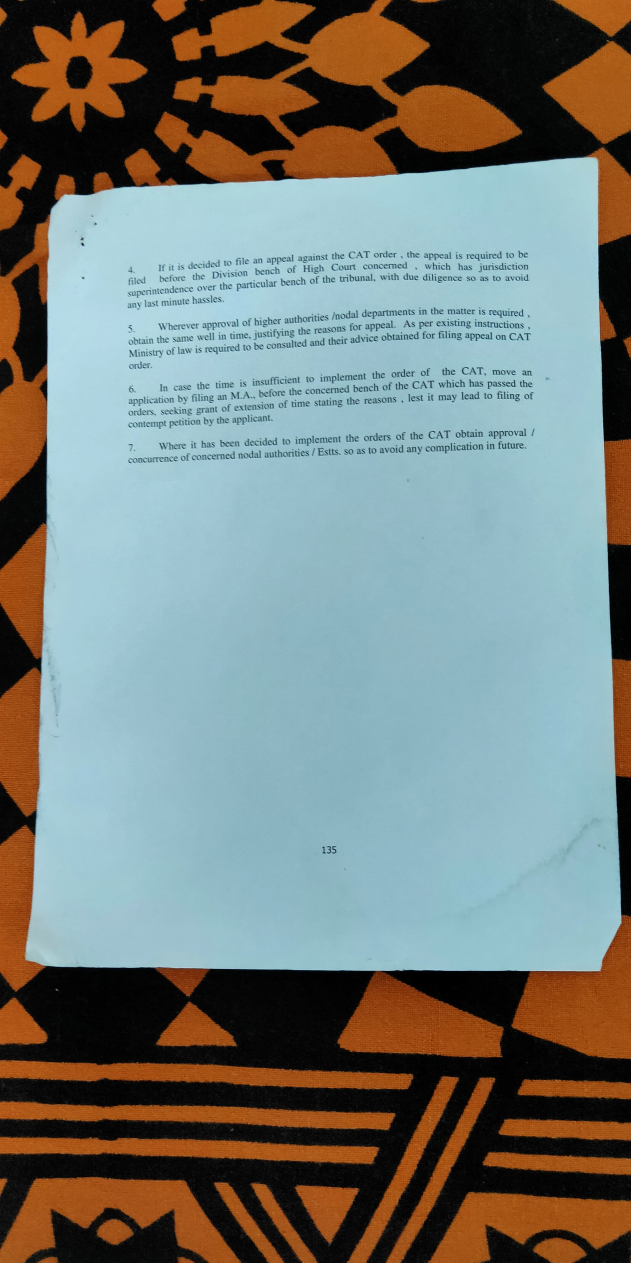
#> input picture OCR/IMG1.jpg, 1891 x 3788 px (shown at 1/3 size)
$ python scan_OCR.py --image IMG1.jpg
#> lines starting #> are read from the running program, lines starting #| are printed output that depends on the picture; after the words box and inside, x2 and y2 are one past the last pixel; in counts of white or black regions, pixels touching at a corner belong together
from imutils.perspective import four_point_transform
import pytesseract
import argparse
import imutils
import cv2
import re

ap = argparse.ArgumentParser()
ap.add_argument("-i", "--image", required=True,
	help="path to input receipt image")
ap.add_argument("-d", "--debug", type=int, default=-1,
	help="whether or not we are visualizing each step of the pipeline")
args = vars(ap.parse_args())

orig = cv2.imread(args["image"])
#> orig is the input picture: shape (3788, 1891, 3); mean B, G, R 120.7, 126.1, 119.5
image = orig.copy()
image = imutils.resize(image, width=500)
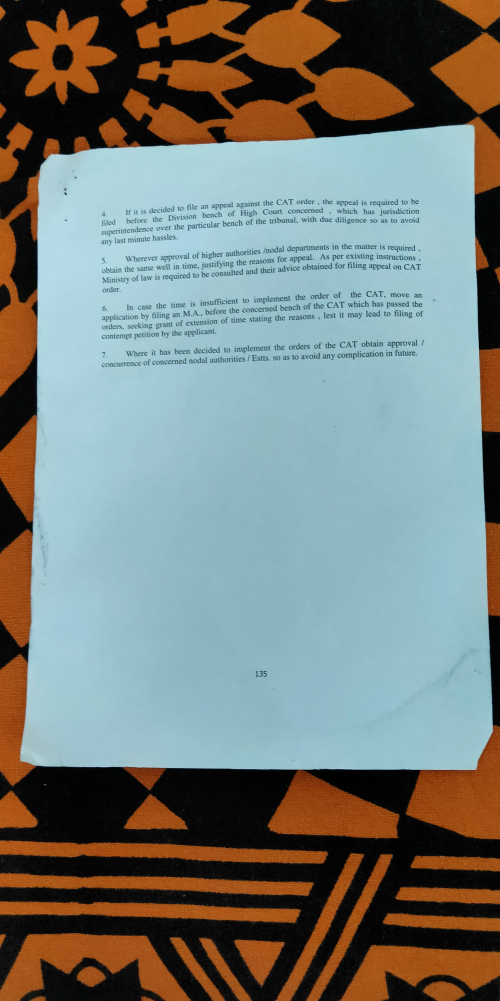
#> image: shape (1001, 500, 3); mean B, G, R 120.7, 126.1, 119.5
ratio = orig.shape[1] / float(image.shape[1])
#> ratio = 3.78

gray = cv2.cvtColor(image, cv2.COLOR_BGR2GRAY)
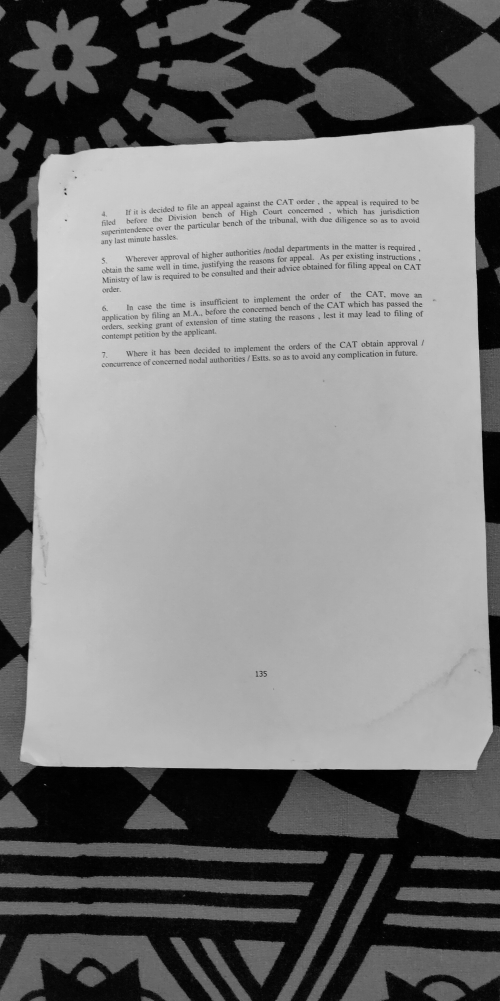
#> gray: shape (1001, 500); min 0, max 213, mean 123.5
blurred = cv2.GaussianBlur(gray, (5, 5,), 0)
edged = cv2.Canny(blurred, 75, 200)
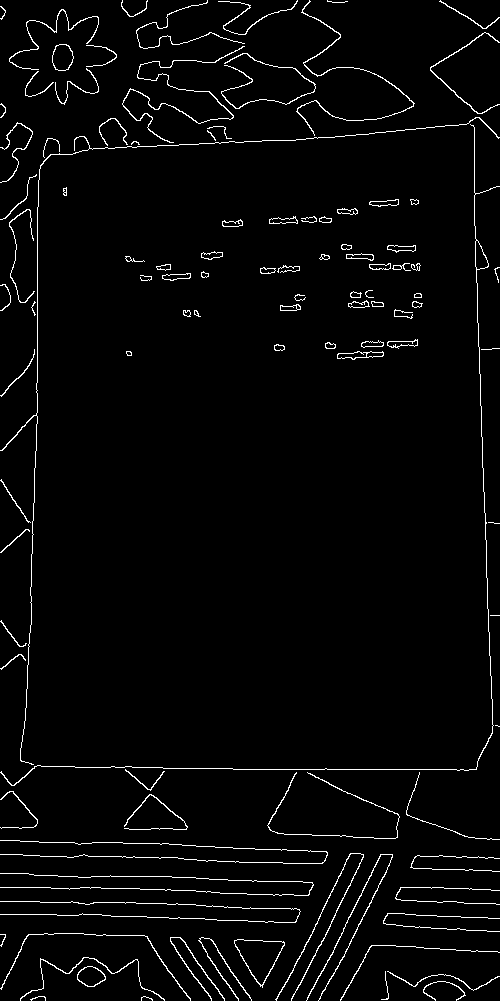
#> edged: shape (1001, 500); 2.9% white in thin lines or dots

cnts = cv2.findContours(edged.copy(), cv2.RETR_EXTERNAL,cv2.CHAIN_APPROX_SIMPLE)
#> cnts = 104 contours, 37 with area under 20; largest, box (x1, y1, x2, y2) and area: (234, 939, 285, 988) 1288, (52, 44, 74, 71) 440, (77, 966, 106, 987) 406, (0, 124, 500, 786) 291, (337, 351, 384, 360) 218
cnts = imutils.grab_contours(cnts)
cnts = sorted(cnts, key=cv2.contourArea, reverse=True)

receiptCnt = None
for c in cnts:
    peri = cv2.arcLength(c, True)
    approx = cv2.approxPolyDP(c, 0.02 * peri, True)

    if len(approx) == 4:
        receiptCnt = approx
        break
#> this loop made 4 passes
#> (peri, receiptCnt) on pass 4: (2391.3, [[473, 125], [476, 768], [11, 785], [476, 769]])
#> peri on passes 2 to 3: 81.7, 78.43

if receiptCnt is None:
    raise Exception(("Could not find receipt outline. " "Try debugging your edge detection and contour steps."))


if args["debug"] > 0:
    output = image.copy()
    cv2.drawContours(output, [receiptCnt], -1, (0, 255, 0), 2)
    cv2.imshow("Receipt Outline", output)
    cv2.waitKey(0)

receipt = four_point_transform(orig, receiptCnt.reshape(4, 2) * ratio)
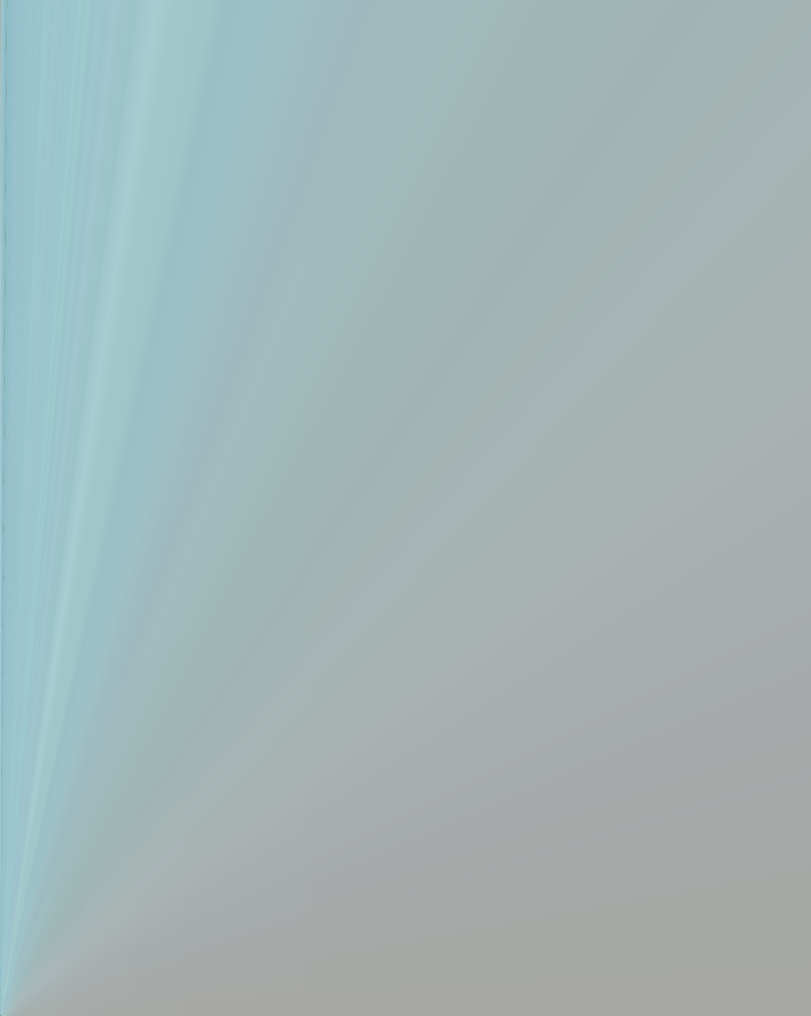
#> receipt: shape (3046, 2431, 3) (shown at 1/3 size); mean B, G, R 182.7, 181.3, 163

cv2.imshow("Receipt Transform", imutils.resize(receipt, width=500))
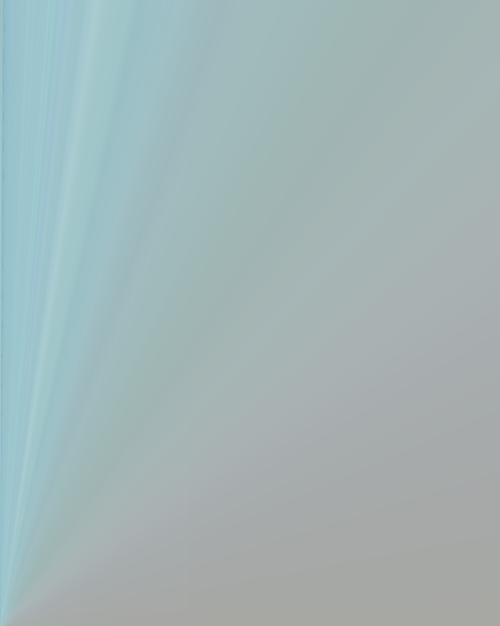
#> window 'Receipt Transform': shape (626, 500, 3); mean B, G, R 182.7, 181.3, 163
cv2.waitKey(0)

options = "--psm 4"
rgb = cv2.cvtColor(receipt, cv2.COLOR_BGR2RGB)
#> (the run stopped early here; a loop or call above may not have finished)

$ run again, on OCR/IMG3.jpg
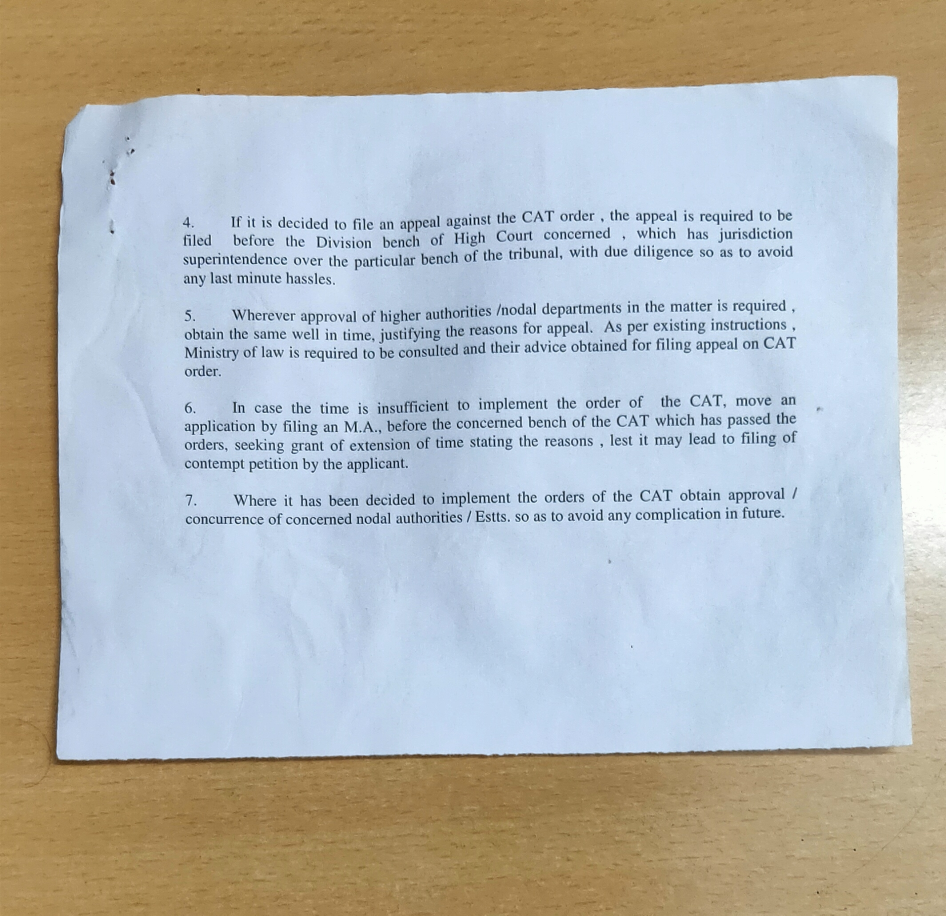
#> input picture OCR/IMG3.jpg, 1891 x 1831 px (shown at 1/2 size)
#> orig is the input picture: shape (1831, 1891, 3); mean B, G, R 179.6, 181.8, 179.6
#> `edged = cv2.Canny(blurred, 75, 200)`:
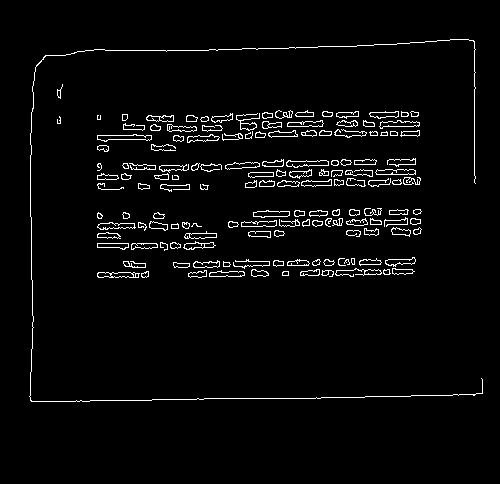
#> edged: shape (484, 500); 3.4% white in thin lines or dots, all inside (x1, y1, x2, y2) = (29, 39, 483, 402)
#> cnts = 146 contours, 33 with area under 20; largest, box (x1, y1, x2, y2) and area: (97, 134, 152, 142) 231, (286, 160, 329, 168) 198, (253, 210, 290, 218) 181, (379, 120, 420, 129) 180, (97, 272, 140, 278) 178
#> the loop `for c in cnts:` made 1 pass
#> (peri, receiptCnt) on pass 1: (121, [[151, 135], [97, 135], [97, 139], [149, 140]])
#> `cv2.imshow("Receipt Transform", imutils.resize(receipt, width=500))`:
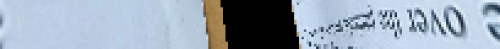
#> window 'Receipt Transform': shape (49, 500, 3); mean B, G, R 182.9, 167.7, 154.5
